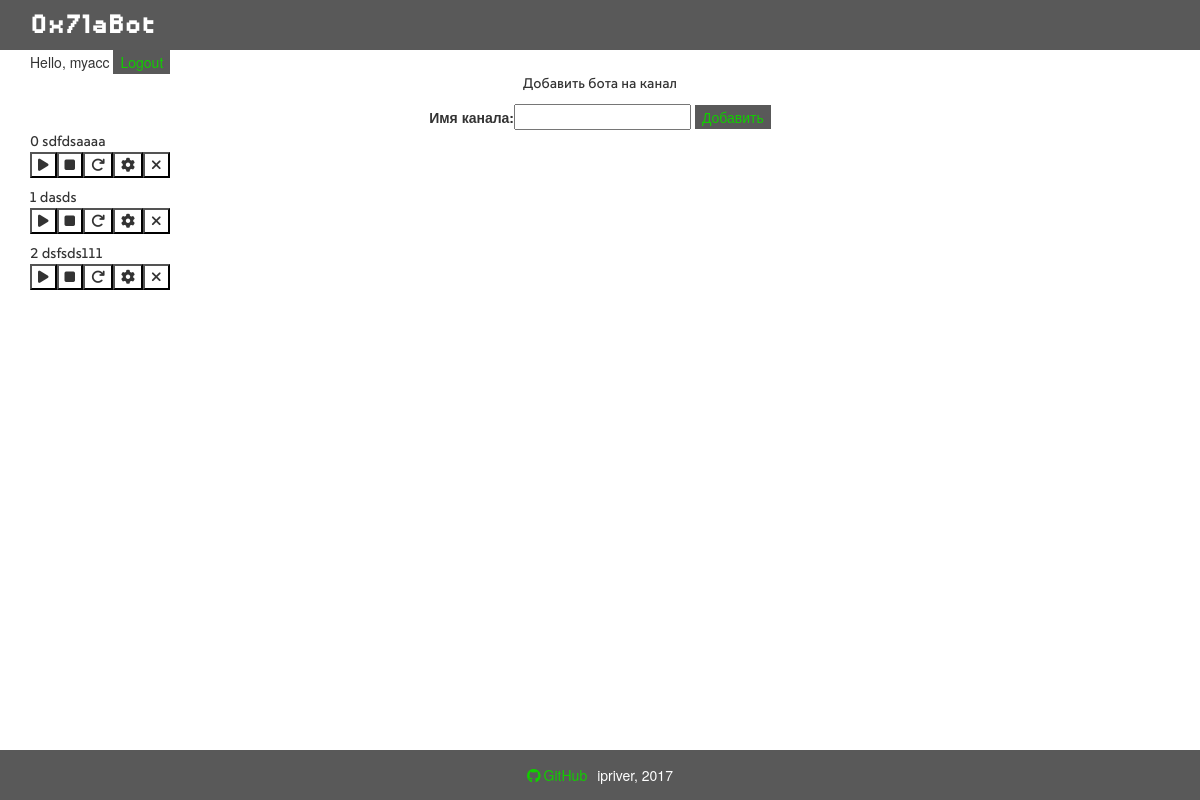
Before: / (signed in) with the older database file.
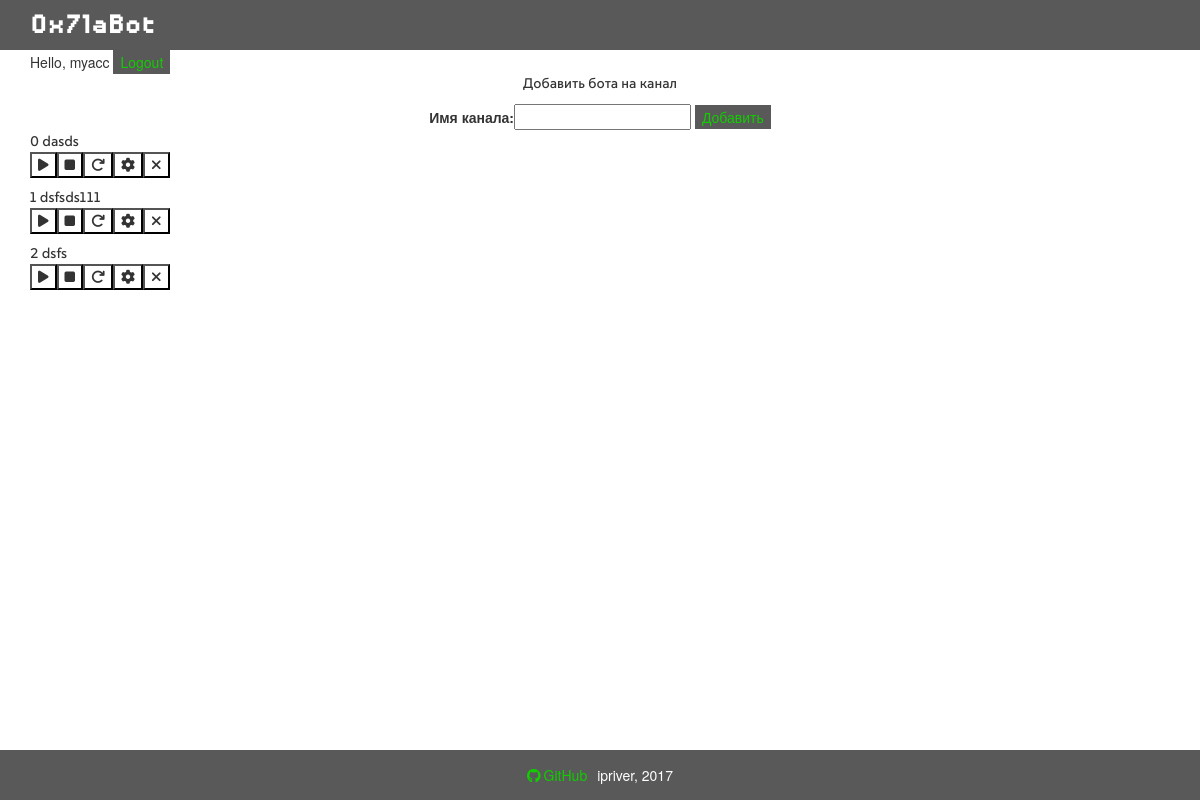
After: the same page with the newer database file.
### botFactory/models.py (models this page shows, shortened)
class Bot(models.Model):
    account = models.ForeignKey(Account)
    channel_name = models.CharField(max_length=50)
    bot_start_time = models. DateTimeField(default=None)

### botFactory/views.py (the view, shortened to what this page needs)
class IndexView(TemplateView):
    template_name = 'botFactory/index.html'
    def get_context_data(self, **kwargs):
        context = super(IndexView, self).get_context_data(**kwargs)
        context['authenticated'] = False
        context['form'] = None
        return context
    def get(self, request, *args, **kwargs):
        context = self.get_context_data()
        if request.user.is_authenticated:
            context['message'] = 'Hello, ' + request.user.username
            context['authenticated'] = True
            context['form'] = AddBotForm()
            user = request.user
            account = Account.objects.get(user=user)
            bot_list = Bot.objects.filter(account=account)
            context['bot_list'] = bot_list
        else:
            context['authenticated'] = False
            context['form'] = SignInForm()
        return render(request, self.template_name, context)

### botFactory/forms.py
class AddBotForm(forms.Form):
    channel_name = forms.CharField(label='Имя канала:', min_length=3,
                                   max_length=30)

### frontend/build/templates/botFactory/index.html (shortened to what this page needs)
{% extends 'botFactory/base.html' %} {% block header_styles %} {% load staticfiles %}<link rel="stylesheet" type="text/css" href="{% static 'botFactory/styles/index.css' %}"> {% endblock %} {% block content %} {% if authenticated %}<form action="/logout/">{{ message }} <input class="button" type="submit" value="Logout"></form><form class="addBotForm text-center" action="/add_new_bot/" method="post"><p>Добавить бота на канал</p> {{ form }} <input class="button" type="submit" value="Добавить"></form>{% for bot in bot_list %}<div class="bot"><p>{{ forloop.counter0 }} {{ bot.channel_name }}</p></div>{% endfor %} {% endif %} {% endblock %}

Changed rows visible on the page:
removed Bot: channel_name "sdfdsaaaa"
added Bot: channel_name "dsfs"
